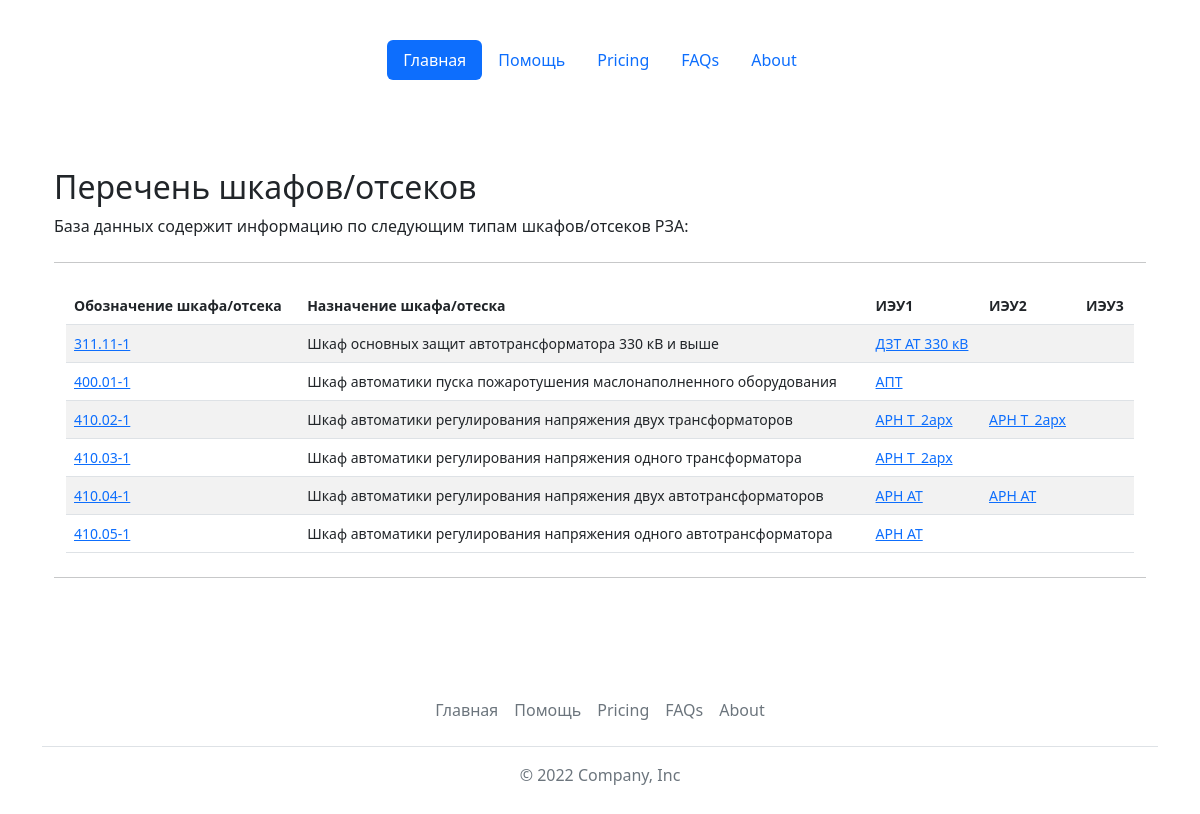
The page /reports/ on the database as committed earlier.
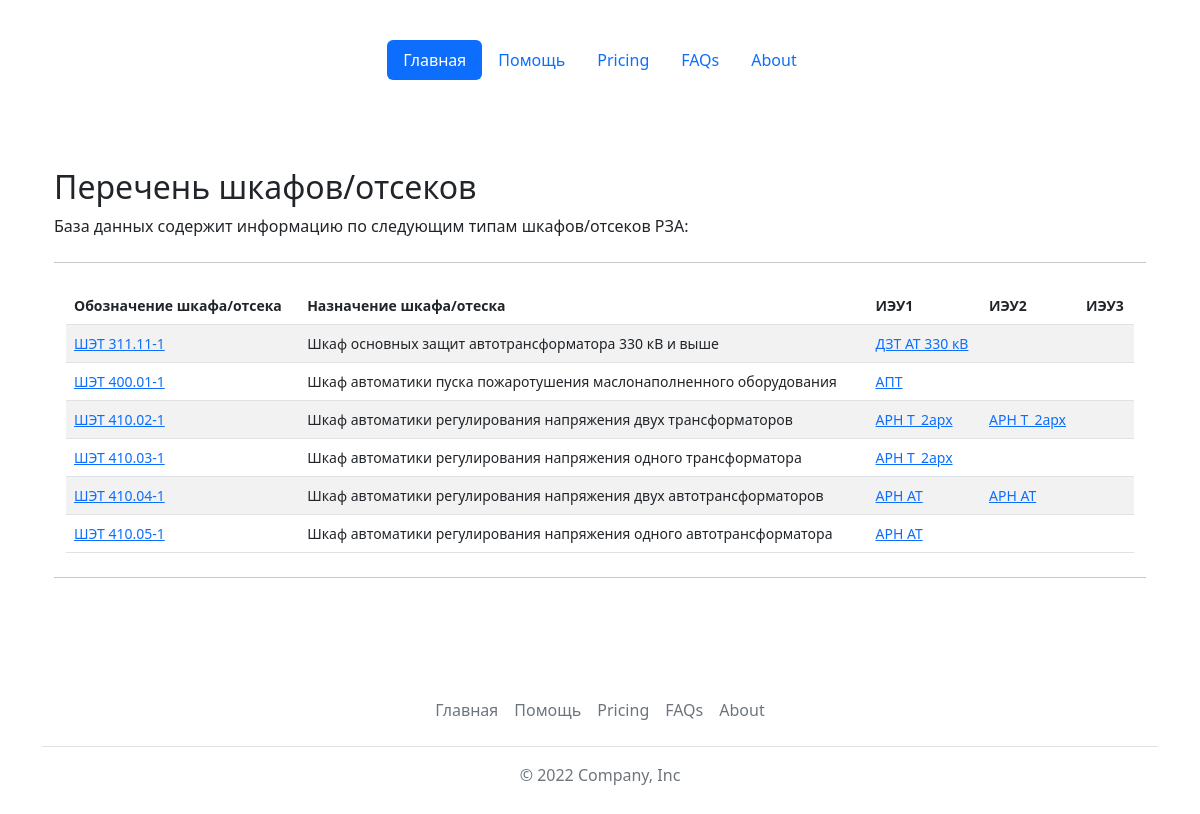
The same page on the database as committed later.
### base_types/models.py (models this page shows, shortened)
class Cabinets(models.Model):
    name = models.CharField(max_length=64, verbose_name='Обозначение шкафа', primary_key=True)
    terminal1 = models.ForeignKey(Terminals, related_name='ied1_set', on_delete=models.PROTECT, verbose_name='ИЭУ1', max_length=64, null=True)
    terminal2 = models.ForeignKey(Terminals, related_name='ied2_set', on_delete=models.PROTECT, verbose_name='ИЭУ2', max_length=64, blank=True, null=True)
    terminal3 = models.ForeignKey(Terminals, related_name='ied3_set', on_delete=models.PROTECT, verbose_name='ИЭУ3', max_length=64, blank=True, null=True)
    description = models.TextField(max_length=1024, verbose_name='Назначение шкафа')
    class Meta:
        verbose_name = 'Шкаф'
        verbose_name_plural = 'Шкафы'
        ordering = ['name']
    @property
    def get_terminal2(self):
        if self.terminal2:
            return self.terminal2
        else:
            return ""
    @property
    def get_terminal3(self):
        if self.terminal3:
            return self.terminal3
        else:
            return ""

class Terminals(models.Model):
    id = models.AutoField(primary_key=True)
    name = models.CharField(max_length=64, verbose_name='Обозначение ИЭУ', unique=True)
    description = models.TextField(max_length=1024, blank=True, verbose_name='Назначение ИЭУ')
    def __str__(self):
        return str(self.name)
    class Meta:
        verbose_name = 'ИЭУ'
        verbose_name_plural = 'ИЭУ'
        ordering = ['name']

### base_types/views.py (the view)
# urls.py: path('reports/', views.reports),
def reports(request):
    cabinets = Cabinets.objects.all()
    cabinets = cabinets.order_by('name')
    return render(request, 'base_types/reports.html', {'cabinets': cabinets})

### templates/base_types/reports.html
{% extends 'base.html' %}
{% block content %}
<main class="container py-5">
    {% if cabinets %}
    <h2 class="mt-4">Перечень шкафов/отсеков</h2>
    <p>База данных содержит информацию по следующим типам шкафов/отсеков РЗА:</p>
    <hr class="my-4">
    <div class="container small">
    <table class="table table-striped">
                <thead>
                    <tr>
                      <th scope="col">Обозначение шкафа/отсека</th>
                      <th scope="col">Назначение шкафа/отеска</th>
                      <th scope="col">ИЭУ1</th>
                      <th scope="col">ИЭУ2</th>
                      <th scope="col">ИЭУ3</th>
                    </tr>
                </thead>
                <tbody>
                    {% for item in cabinets %}
                    <tr>
                        <td><a href="cabinet/?name={{item.name}}&type=cabinet">{{item.name}}</a></td>
                        <td>{{item.description}}</td>
                        <td><a href="show/?name={{item.terminal1}}&type=ied">{{item.terminal1}}</a></td>
                        <td><a href="show/?name={{item.terminal2}}&type=ied">{{item.get_terminal2}}</a></td>
                        <td><a href="show/?name={{item.terminal3}}&type=ied">{{item.get_terminal3}}</a></td>
                    </tr>
                {% endfor %}
                </tbody>
            </table>
    </div>
    <hr class="my-4">
    {% else %}
    <h2 class="mt-4">В базе данных нет шкафов :(</h2>
    {% endif %}
</main>
{% endblock %}

### templates/base.html (shortened to what this page needs)
<!doctype html>
<html lang="ru">
  <head>
{% load static %}
<link href="https://cdn.jsdelivr.net/npm/bootstrap@5.2.0/dist/css/bootstrap.min.css" rel="stylesheet">
<link href="{% static 'css/grid.css' %}" rel="stylesheet">
<link href="{% static 'css/headers.css' %}" rel="stylesheet">
<link href="{% static 'css/features.css' %}" rel="stylesheet">
  </head>
<body class="py-4">
  <div class="container">
    <header class="d-flex justify-content-center py-3">
      <ul class="nav nav-pills">
        <li class="nav-item"><a href="/" class="nav-link active" aria-current="page">Главная</a></li>
        <li class="nav-item"><a href="#" class="nav-link">Помощь</a></li>
        <li class="nav-item"><a href="#" class="nav-link">Pricing</a></li>
        <li class="nav-item"><a href="#" class="nav-link">FAQs</a></li>
        <li class="nav-item"><a href="#" class="nav-link">About</a></li>
      </ul>
    </header>
  </div>
  <div class="container">
{% block content %}
{% endblock %}
  </div>
  <div class="container">
      <footer class="py-3 my-4">
        <ul class="nav justify-content-center border-bottom pb-3 mb-3">
          <li class="nav-item"><a href="/" class="nav-link px-2 text-muted">Главная</a></li>
          <li class="nav-item"><a href="#" class="nav-link px-2 text-muted">Помощь</a></li>
          <li class="nav-item"><a href="#" class="nav-link px-2 text-muted">Pricing</a></li>
          <li class="nav-item"><a href="#" class="nav-link px-2 text-muted">FAQs</a></li>
          <li class="nav-item"><a href="#" class="nav-link px-2 text-muted">About</a></li>
        </ul>
        <p class="text-center text-muted">&copy; 2022 Company, Inc</p>
      </footer>
  </div>
</body>
</html>

Rows that differ between the two databases and show on the page:
removed Cabinets: name "311.11-1", description "Шкаф основных защит автотрансформатора 330 кВ и выше", terminal1 "ДЗТ АТ 330 кВ"
removed Cabinets: name "400.01-1", description "Шкаф автоматики пуска пожаротушения маслонаполненного оборудования", terminal1 "АПТ"
removed Cabinets: name "410.02-1", description "Шкаф автоматики регулирования напряжения двух трансформаторов", terminal1 "АРН Т_2арх", get_terminal2 "АРН Т_2арх"
removed Cabinets: name "410.03-1", description "Шкаф автоматики регулирования напряжения одного трансформатора", terminal1 "АРН Т_2арх"
removed Cabinets: name "410.04-1", description "Шкаф автоматики регулирования напряжения двух автотрансформаторов", terminal1 "АРН АТ", get_terminal2 "АРН АТ"
removed Cabinets: name "410.05-1", description "Шкаф автоматики регулирования напряжения одного автотрансформатора", terminal1 "АРН АТ"
added Cabinets: name "ШЭТ 311.11-1", description "Шкаф основных защит автотрансформатора 330 кВ и выше", terminal1 "ДЗТ АТ 330 кВ"
added Cabinets: name "ШЭТ 400.01-1", description "Шкаф автоматики пуска пожаротушения маслонаполненного оборудования", terminal1 "АПТ"
added Cabinets: name "ШЭТ 410.02-1", description "Шкаф автоматики регулирования напряжения двух трансформаторов", terminal1 "АРН Т_2арх", get_terminal2 "АРН Т_2арх"
added Cabinets: name "ШЭТ 410.03-1", description "Шкаф автоматики регулирования напряжения одного трансформатора", terminal1 "АРН Т_2арх"
added Cabinets: name "ШЭТ 410.04-1", description "Шкаф автоматики регулирования напряжения двух автотрансформаторов", terminal1 "АРН АТ", get_terminal2 "АРН АТ"
added Cabinets: name "ШЭТ 410.05-1", description "Шкаф автоматики регулирования напряжения одного автотрансформатора", terminal1 "АРН АТ"
